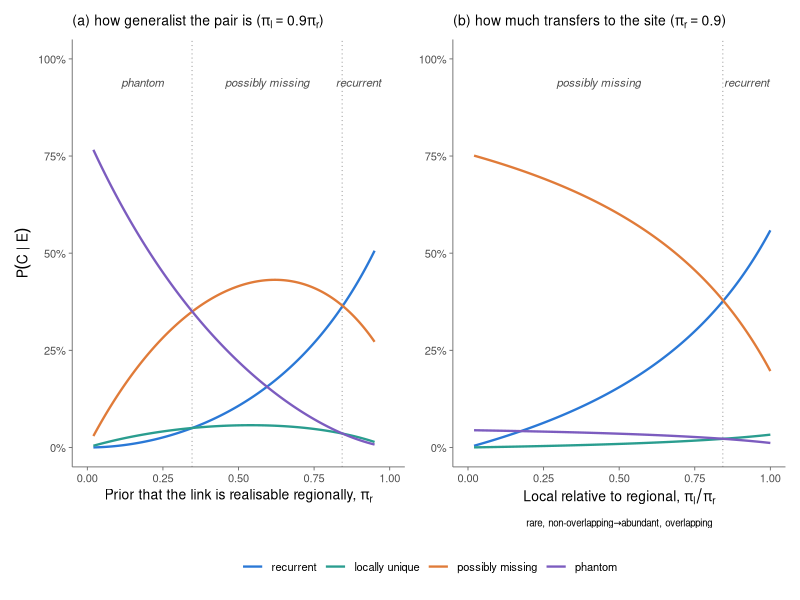
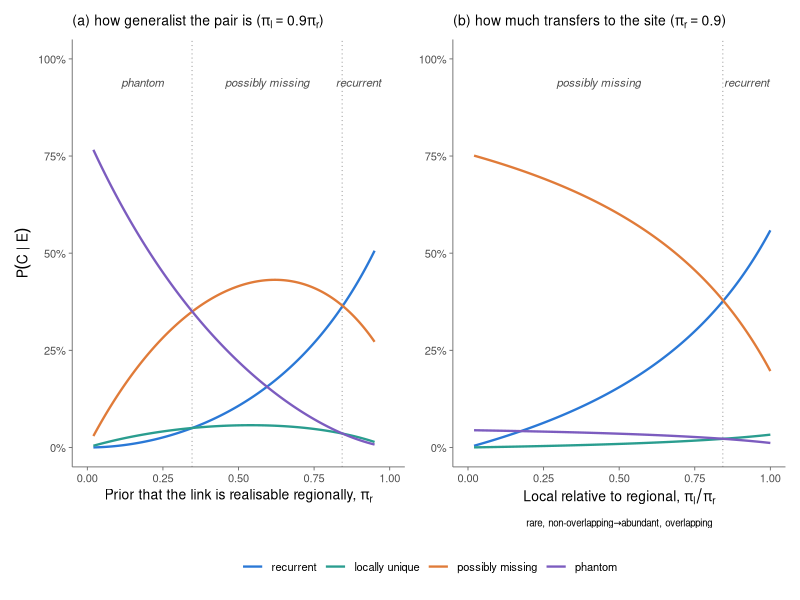

Write the R code that produced these figures, in order.
## ---------------------------------------------------------------------------
## SI figure (fig:degree_prior): what a degree-based prior does to a fixed piece
## of evidence. The evidence is the one used throughout, E = (1, 0, 1): the link
## is predicted, not recorded locally, recorded in the replicates. Both priors
## rise with the pair's degree, pi_l with local degree and pi_r with regional
## degree (Section prior). The mapping from degree to pi is an illustration,
## not a derivation.
##   (a) pi_l = 0.9 pi_r, varying pi_r: how generalist the pair is
##   (b) pi_r = 0.9 fixed, varying c = pi_l/pi_r: how much of the regional
##       expectation transfers to the focal site
## Only the four categories in which the model is right are drawn; with
## pi_Y = 1/2 they hold exactly 1 - eps_Y = 80% of the posterior throughout.
## ---------------------------------------------------------------------------

library(ggplot2)
library(patchwork)

## Figures are written to Bayesian_framework/bayesian_figures. Resolved here so
## the script works whether it is run from the project root or from inside
## Bayesian_framework/, and the folder is created if it is missing.
fig_dir <- if (dir.exists("Bayesian_framework"))
             file.path("Bayesian_framework", "bayesian_figures") else "bayesian_figures"
dir.create(fig_dir, recursive = TRUE, showWarnings = FALSE)

eY <- 0.20; el <- 0.30; f <- 0.05; rho <- 0.15
R  <- 5

p1 <- rho * (1 - el)
eP <- (1 - p1)^R          # eps_r^+(R), Eq. erep
eM <- 1 - (1 - f)^R       # eps_r^-(R)

sig <- rbind(c(1,1,1), c(1,1,0), c(1,0,1), c(1,0,0),
             c(0,1,1), c(0,1,0), c(0,0,1), c(0,0,0))
nm  <- c("recurrent", "locally unique", "possibly missing", "phantom",
         "model-elusive", "weakly supported", "locally absent",
         "possibly forbidden")

## posterior for E = (1, 0, 1) under Eq. prior with pi_Y = 1/2
post <- function(pl, pr) {
  pri <- sapply(1:8, function(i)
    prod(c(0.5, pl, pr)^sig[i, ] * (1 - c(0.5, pl, pr))^(1 - sig[i, ])))
  L <- sapply(1:8, function(i) {
    fy <- if (sig[i,1] == 1) 1 - eY else eY
    fl <- if (sig[i,2] == 1) el else 1 - f      # O_l = 0, directional
    fr <- if (sig[i,3] == 1) 1 - eP else eM     # O_r = 1
    fy * fl * fr
  }) * pri
  L / sum(L)
}

shown <- 1:4                                     # the z_Y = 1 block
pal <- setNames(c("#2A78D6", "#2A9D8F", "#E07B39", "#7C5CBF"), nm[shown])

grid <- seq(0.02, 0.95, length.out = 400)

build <- function(x, pl_of, pr_of, ttl, xlab) {
  P <- sapply(x, function(v) post(pl_of(v), pr_of(v)))
  d <- do.call(rbind, lapply(shown, function(i)
    data.frame(pr = x, p = P[i, ], cat = nm[i])))
  d$cat <- factor(d$cat, levels = nm[shown])
  ## where the leading category changes
  lead <- nm[apply(P[shown, ], 2, which.max)]
  brk  <- x[which(diff(as.integer(factor(lead, levels = nm[shown]))) != 0)]
  segs <- c(min(x), brk, max(x))
  labs <- data.frame(
    x = (head(segs, -1) + tail(segs, -1)) / 2, y = 0.94,
    lab = lead[sapply((head(segs, -1) + tail(segs, -1)) / 2,
                      function(v) which.min(abs(x - v)))])
  ggplot(d, aes(pr, p, colour = cat)) +
    { if (length(brk)) geom_vline(xintercept = brk, linetype = "dotted",
                                  colour = "grey60", linewidth = 0.35) } +
    geom_line(linewidth = 0.8) +
    geom_text(data = labs, aes(x, y, label = lab), inherit.aes = FALSE,
              size = 2.9, colour = "grey30", fontface = "italic") +
    scale_colour_manual(values = pal, name = NULL) +
    scale_y_continuous(limits = c(0, 1), labels = function(x) paste0(round(100*x), "%")) +
    scale_x_continuous(limits = c(0, 1), breaks = seq(0, 1, 0.25)) +
    labs(title = ttl, x = xlab, y = expression(P(C ~ "|" ~ E))) +
    theme_classic(base_size = 10) +
    theme(plot.title = element_text(size = 10, hjust = 0),
          axis.line = element_line(colour = "grey40", linewidth = 0.3),
          axis.ticks = element_line(colour = "grey40", linewidth = 0.3),
          legend.position = "bottom")
}

cA <- 0.9; prB <- 0.9
pa <- build(grid, function(v) cA * v, function(v) v,
            bquote("(a) how generalist the pair is (" * pi[l] == .(cA) * pi[r] * ")"),
            expression("Prior that the link is realisable regionally, " * pi[r]))
pb <- build(seq(0.02, 1, length.out = 400),
            function(v) v * prB, function(v) prB,
            bquote("(b) how much transfers to the site (" * pi[r] == .(prB) * ")"),
            expression(atop("Local relative to regional, " * pi[l]/pi[r],
                            scriptstyle("rare, non-overlapping" %->%
                                        "abundant, overlapping")))) +
  labs(y = NULL)

fig <- pa + pb + plot_layout(guides = "collect") &
  theme(legend.position = "bottom")

## ---- reported values --------------------------------------------------------
for (k in c(cA)) {
  cat(sprintf("\npanel (a): pi_l = %.2f pi_r\n", k))
  cat(sprintf("%6s %11s %11s %11s %11s  leader\n", "pi_r", nm[1], nm[2], nm[3], nm[4]))
  for (d in c(0.05, 0.10, 0.30, 0.50, 0.70, 0.90)) {
    p <- post(k * d, d)
    cat(sprintf("%6.2f %11.3f %11.3f %11.3f %11.3f  %s\n",
                d, p[1], p[2], p[3], p[4], nm[which.max(p[1:4])]))
  }
  P <- sapply(grid, function(d) post(k * d, d))
  lead <- apply(P[1:4, ], 2, which.max)
  b <- grid[which(diff(lead) != 0)]
  cat("  leader changes at pi_r =", sprintf("%.2f", b), "\n")
}
cat(sprintf("\npanel (b): pi_r = %.2f, varying c = pi_l/pi_r\n", prB))
cat(sprintf("%6s %11s %11s %11s %11s  leader\n", "c", nm[1], nm[2], nm[3], nm[4]))
for (cc in c(0.05, 0.25, 0.50, 0.75, 0.90, 1.00)) {
  p <- post(cc * prB, prB)
  cat(sprintf("%6.2f %11.3f %11.3f %11.3f %11.3f  %s\n", cc, p[1], p[2], p[3], p[4],
              nm[which.max(p[1:4])]))
}
cs <- seq(0.02, 1, length.out = 400)
lb <- apply(sapply(cs, function(v) post(v * prB, prB))[1:4, ], 2, which.max)
cat("  leader changes at c =", sprintf("%.2f", cs[which(diff(lb) != 0)]), "\n")

ggsave(file.path(fig_dir, "SI_prior_l.pdf"), fig, width = 7.6, height = 3.4)
ggsave(file.path(fig_dir, "SI_prior_l.png"), fig, width = 7.6, height = 3.4, dpi = 300)
